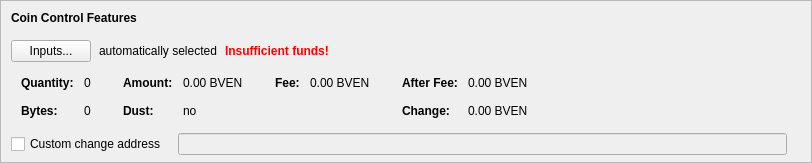
    <widget class="QFrame" name="frameCoinControl">
     <property name="sizePolicy">
      <sizepolicy hsizetype="Expanding" vsizetype="Expanding">
       <horstretch>0</horstretch>
       <verstretch>0</verstretch>
      </sizepolicy>
     </property>
     <property name="maximumSize">
      <size>
       <width>16777215</width>
       <height>16777215</height>
      </size>
     </property>
     <property name="frameShape">
      <enum>QFrame::StyledPanel</enum>
     </property>
     <property name="frameShadow">
      <enum>QFrame::Sunken</enum>
     </property>
     <layout class="QVBoxLayout" name="verticalLayoutCoinControl2">
      <property name="spacing">
       <number>0</number>
      </property>
      <property name="leftMargin">
       <number>0</number>
      </property>
      <property name="topMargin">
       <number>0</number>
      </property>
      <property name="rightMargin">
       <number>0</number>
      </property>
      <property name="bottomMargin">
       <number>6</number>
      </property>
      <item>
       <layout class="QVBoxLayout" name="verticalLayoutCoinControl" stretch="0,0,0,0,1">
        <property name="spacing">
         <number>0</number>
        </property>
        <property name="leftMargin">
         <number>10</number>
        </property>
        <property name="topMargin">
         <number>10</number>
        </property>
        <item>
         <layout class="QHBoxLayout" name="horizontalLayoutCoinControl1">
          <property name="bottomMargin">
           <number>15</number>
          </property>
          <item>
           <widget class="QLabel" name="labelCoinControlFeatures">
            <property name="sizePolicy">
             <sizepolicy hsizetype="Preferred" vsizetype="Maximum">
              <horstretch>0</horstretch>
              <verstretch>0</verstretch>
             </sizepolicy>
            </property>
            <property name="font">
             <font>
              <weight>75</weight>
              <bold>true</bold>
             </font>
            </property>
            <property name="styleSheet">
             <string notr="true">font-weight:bold;</string>
            </property>
            <property name="text">
             <string>Coin Control Features</string>
            </property>
           </widget>
          </item>
         </layout>
        </item>
        <item>
         <layout class="QHBoxLayout" name="horizontalLayoutCoinControl2" stretch="0,0,0,0">
          <property name="spacing">
           <number>8</number>
          </property>
          <property name="bottomMargin">
           <number>10</number>
          </property>
          <item>
           <widget class="QPushButton" name="pushButtonCoinControl">
            <property name="styleSheet">
             <string notr="true"/>
            </property>
            <property name="text">
             <string>Inputs...</string>
            </property>
            <property name="autoDefault">
             <bool>false</bool>
            </property>
           </widget>
          </item>
          <item>
           <widget class="QLabel" name="labelCoinControlAutomaticallySelected">
            <property name="text">
             <string>automatically selected</string>
            </property>
            <property name="margin">
             <number>5</number>
            </property>
           </widget>
          </item>
          <item>
           <widget class="QLabel" name="labelCoinControlInsuffFunds">
            <property name="font">
             <font>
              <weight>75</weight>
              <bold>true</bold>
             </font>
            </property>
            <property name="styleSheet">
             <string notr="true">color:red;font-weight:bold;</string>
            </property>
            <property name="text">
             <string>Insufficient funds!</string>
            </property>
            <property name="margin">
             <number>5</number>
            </property>
           </widget>
          </item>
          <item>
           <spacer name="horizontalSpacerCoinControl">
            <property name="orientation">
             <enum>Qt::Horizontal</enum>
            </property>
            <property name="sizeHint" stdset="0">
             <size>
              <width>40</width>
              <height>1</height>
             </size>
            </property>
           </spacer>
          </item>
         </layout>
        </item>
        <item>
         <widget class="QWidget" name="widgetCoinControl" native="true">
          <property name="sizePolicy">
           <sizepolicy hsizetype="Preferred" vsizetype="Preferred">
            <horstretch>0</horstretch>
            <verstretch>0</verstretch>
           </sizepolicy>
          </property>
          <property name="minimumSize">
           <size>
            <width>0</width>
            <height>0</height>
           </size>
          </property>
          <property name="styleSheet">
           <string notr="true"/>
          </property>
          <layout class="QHBoxLayout" name="horizontalLayoutCoinControl5">
           <property name="leftMargin">
            <number>0</number>
           </property>
           <property name="topMargin">
            <number>0</number>
           </property>
           <property name="rightMargin">
            <number>0</number>
           </property>
           <property name="bottomMargin">
            <number>0</number>
           </property>
           <item>
            <layout class="QHBoxLayout" name="horizontalLayoutCoinControl3" stretch="0,0,0,1">
             <property name="spacing">
              <number>20</number>
             </property>
             <property name="topMargin">
              <number>0</number>
             </property>
             <property name="bottomMargin">
              <number>10</number>
             </property>
             <item>
              <layout class="QFormLayout" name="formLayoutCoinControl1">
               <property name="horizontalSpacing">
                <number>10</number>
               </property>
               <property name="verticalSpacing">
                <number>14</number>
               </property>
               <property name="leftMargin">
                <number>10</number>
               </property>
               <property name="topMargin">
                <number>4</number>
               </property>
               <property name="rightMargin">
                <number>6</number>
               </property>
               <item row="0" column="0">
                <widget class="QLabel" name="labelCoinControlQuantityText">
                 <property name="font">
                  <font>
                   <weight>75</weight>
                   <bold>true</bold>
                  </font>
                 </property>
                 <property name="text">
                  <string>Quantity:</string>
                 </property>
                 <property name="margin">
                  <number>0</number>
                 </property>
                </widget>
               </item>
               <item row="0" column="1">
                <widget class="QLabel" name="labelCoinControlQuantity">
                 <property name="cursor">
                  <cursorShape>IBeamCursor</cursorShape>
                 </property>
                 <property name="contextMenuPolicy">
                  <enum>Qt::ActionsContextMenu</enum>
                 </property>
                 <property name="text">
                  <string notr="true">0</string>
                 </property>
                 <property name="margin">
                  <number>0</number>
                 </property>
                 <property name="textInteractionFlags">
                  <set>Qt::LinksAccessibleByMouse|Qt::TextSelectableByKeyboard|Qt::TextSelectableByMouse</set>
                 </property>
                </widget>
               </item>
               <item row="1" column="0">
                <widget class="QLabel" name="labelCoinControlBytesText">
                 <property name="font">
                  <font>
                   <weight>75</weight>
                   <bold>true</bold>
                  </font>
                 </property>
                 <property name="text">
                  <string>Bytes:</string>
                 </property>
                </widget>
               </item>
               <item row="1" column="1">
                <widget class="QLabel" name="labelCoinControlBytes">
                 <property name="cursor">
                  <cursorShape>IBeamCursor</cursorShape>
                 </property>
                 <property name="contextMenuPolicy">
                  <enum>Qt::ActionsContextMenu</enum>
                 </property>
                 <property name="text">
                  <string notr="true">0</string>
                 </property>
                 <property name="textInteractionFlags">
                  <set>Qt::LinksAccessibleByMouse|Qt::TextSelectableByKeyboard|Qt::TextSelectableByMouse</set>
                 </property>
                </widget>
               </item>
              </layout>
             </item>
             <item>
              <layout class="QFormLayout" name="formLayoutCoinControl2">
               <property name="horizontalSpacing">
                <number>10</number>
               </property>
               <property name="verticalSpacing">
                <number>14</number>
               </property>
               <property name="leftMargin">
                <number>6</number>
               </property>
               <property name="topMargin">
                <number>4</number>
               </property>
               <property name="rightMargin">
                <number>6</number>
               </property>
               <item row="0" column="0">
                <widget class="QLabel" name="labelCoinControlAmountText">
                 <property name="font">
                  <font>
                   <weight>75</weight>
                   <bold>true</bold>
                  </font>
                 </property>
                 <property name="text">
                  <string>Amount:</string>
                 </property>
                 <property name="margin">
                  <number>0</number>
                 </property>
                </widget>
               </item>
               <item row="0" column="1">
                <widget class="QLabel" name="labelCoinControlAmount">
                 <property name="cursor">
                  <cursorShape>IBeamCursor</cursorShape>
                 </property>
                 <property name="contextMenuPolicy">
                  <enum>Qt::ActionsContextMenu</enum>
                 </property>
                 <property name="text">
                  <string notr="true">0.00 BVEN</string>
                 </property>
                 <property name="textInteractionFlags">
                  <set>Qt::LinksAccessibleByMouse|Qt::TextSelectableByKeyboard|Qt::TextSelectableByMouse</set>
                 </property>
                </widget>
               </item>
               <item row="1" column="0">
                <widget class="QLabel" name="labelCoinControlLowOutputText">
                 <property name="font">
                  <font>
                   <weight>75</weight>
                   <bold>true</bold>
                  </font>
                 </property>
                 <property name="text">
                  <string>Dust:</string>
                 </property>
                </widget>
               </item>
               <item row="1" column="1">
                <widget class="QLabel" name="labelCoinControlLowOutput">
                 <property name="cursor">
                  <cursorShape>IBeamCursor</cursorShape>
                 </property>
                 <property name="contextMenuPolicy">
                  <enum>Qt::ActionsContextMenu</enum>
                 </property>
                 <property name="text">
                  <string notr="true">no</string>
                 </property>
                 <property name="textInteractionFlags">
                  <set>Qt::LinksAccessibleByMouse|Qt::TextSelectableByKeyboard|Qt::TextSelectableByMouse</set>
                 </property>
                </widget>
               </item>
              </layout>
             </item>
             <item>
              <layout class="QFormLayout" name="formLayoutCoinControl3">
               <property name="horizontalSpacing">
                <number>10</number>
               </property>
               <property name="verticalSpacing">
                <number>14</number>
               </property>
               <property name="leftMargin">
                <number>6</number>
               </property>
               <property name="topMargin">
                <number>4</number>
               </property>
               <property name="rightMargin">
                <number>6</number>
               </property>
               <item row="0" column="0">
                <widget class="QLabel" name="labelCoinControlFeeText">
                 <property name="font">
                  <font>
                   <weight>75</weight>
                   <bold>true</bold>
                  </font>
                 </property>
                 <property name="text">
                  <string>Fee:</string>
                 </property>
                 <property name="margin">
                  <number>0</number>
                 </property>
                </widget>
               </item>
               <item row="0" column="1">
                <widget class="QLabel" name="labelCoinControlFee">
                 <property name="cursor">
                  <cursorShape>IBeamCursor</cursorShape>
                 </property>
                 <property name="contextMenuPolicy">
                  <enum>Qt::ActionsContextMenu</enum>
                 </property>
                 <property name="text">
                  <string notr="true">0.00 BVEN</string>
                 </property>
                 <property name="textInteractionFlags">
                  <set>Qt::LinksAccessibleByMouse|Qt::TextSelectableByKeyboard|Qt::TextSelectableByMouse</set>
                 </property>
                </widget>
               </item>
              </layout>
             </item>
             <item>
              <layout class="QFormLayout" name="formLayoutCoinControl4">
               <property name="horizontalSpacing">
                <number>10</number>
               </property>
               <property name="verticalSpacing">
                <number>14</number>
               </property>
               <property name="leftMargin">
                <number>6</number>
               </property>
               <property name="topMargin">
                <number>4</number>
               </property>
               <property name="rightMargin">
                <number>6</number>
               </property>
               <item row="0" column="0">
                <widget class="QLabel" name="labelCoinControlAfterFeeText">
                 <property name="font">
                  <font>
                   <weight>75</weight>
                   <bold>true</bold>
                  </font>
                 </property>
                 <property name="text">
                  <string>After Fee:</string>
                 </property>
                 <property name="margin">
                  <number>0</number>
                 </property>
                </widget>
               </item>
               <item row="0" column="1">
                <widget class="QLabel" name="labelCoinControlAfterFee">
                 <property name="cursor">
                  <cursorShape>IBeamCursor</cursorShape>
                 </property>
                 <property name="contextMenuPolicy">
                  <enum>Qt::ActionsContextMenu</enum>
                 </property>
                 <property name="text">
                  <string notr="true">0.00 BVEN</string>
                 </property>
                 <property name="textInteractionFlags">
                  <set>Qt::LinksAccessibleByMouse|Qt::TextSelectableByKeyboard|Qt::TextSelectableByMouse</set>
                 </property>
                </widget>
               </item>
               <item row="1" column="0">
                <widget class="QLabel" name="labelCoinControlChangeText">
                 <property name="font">
                  <font>
                   <weight>75</weight>
                   <bold>true</bold>
                  </font>
                 </property>
                 <property name="text">
                  <string>Change:</string>
                 </property>
                </widget>
               </item>
               <item row="1" column="1">
                <widget class="QLabel" name="labelCoinControlChange">
                 <property name="cursor">
                  <cursorShape>IBeamCursor</cursorShape>
                 </property>
                 <property name="contextMenuPolicy">
                  <enum>Qt::ActionsContextMenu</enum>
                 </property>
                 <property name="text">
                  <string notr="true">0.00 BVEN</string>
                 </property>
                 <property name="textInteractionFlags">
                  <set>Qt::LinksAccessibleByMouse|Qt::TextSelectableByKeyboard|Qt::TextSelectableByMouse</set>
                 </property>
                </widget>
               </item>
              </layout>
             </item>
            </layout>
           </item>
          </layout>
         </widget>
        </item>
        <item>
         <layout class="QHBoxLayout" name="horizontalLayoutCoinControl4" stretch="0,0,0">
          <property name="spacing">
           <number>12</number>
          </property>
          <property name="sizeConstraint">
           <enum>QLayout::SetDefaultConstraint</enum>
          </property>
          <property name="topMargin">
           <number>5</number>
          </property>
          <property name="rightMargin">
           <number>5</number>
          </property>
          <item>
           <widget class="QCheckBox" name="checkBoxCoinControlChange">
            <property name="toolTip">
             <string>If this is activated, but the change address is empty or invalid, change will be sent to a newly generated address.</string>
            </property>
            <property name="text">
             <string>Custom change address</string>
            </property>
           </widget>
          </item>
          <item>
           <widget class="QValidatedLineEdit" name="lineEditCoinControlChange">
            <property name="enabled">
             <bool>false</bool>
            </property>
            <property name="sizePolicy">
             <sizepolicy hsizetype="Expanding" vsizetype="Fixed">
              <horstretch>0</horstretch>
              <verstretch>0</verstretch>
             </sizepolicy>
            </property>
           </widget>
          </item>
          <item>
           <widget class="QLabel" name="labelCoinControlChangeLabel">
            <property name="sizePolicy">
             <sizepolicy hsizetype="Preferred" vsizetype="Expanding">
              <horstretch>0</horstretch>
              <verstretch>0</verstretch>
             </sizepolicy>
            </property>
            <property name="minimumSize">
             <size>
              <width>0</width>
              <height>0</height>
             </size>
            </property>
            <property name="text">
             <string/>
            </property>
            <property name="margin">
             <number>3</number>
            </property>
           </widget>
          </item>
         </layout>
        </item>
        <item>
         <spacer name="verticalSpacerCoinControl">
          <property name="orientation">
           <enum>Qt::Vertical</enum>
          </property>
          <property name="sizeHint" stdset="0">
           <size>
            <width>800</width>
            <height>1</height>
           </size>
          </property>
         </spacer>
        </item>
       </layout>
      </item>
     </layout>
    </widget>
